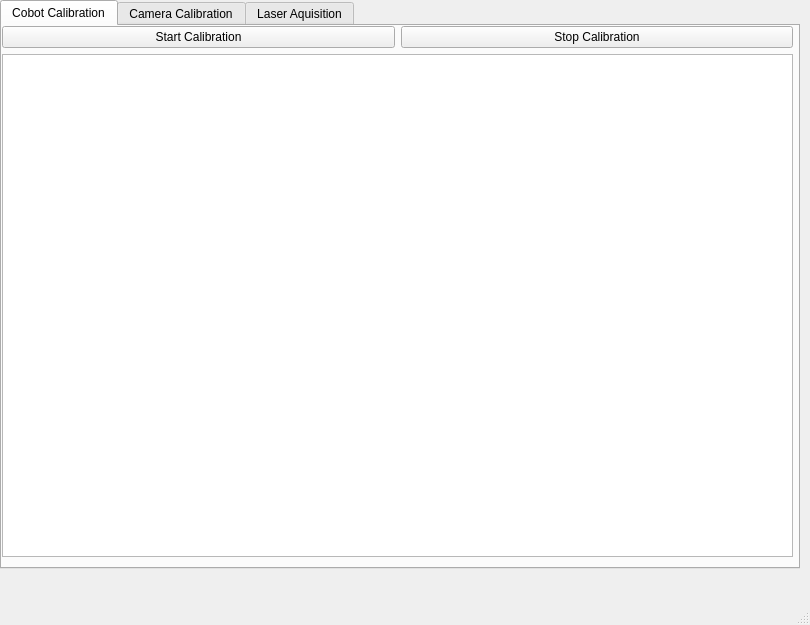
<?xml version="1.0" encoding="UTF-8"?>
<ui version="4.0">
 <class>MainWindow</class>
 <widget class="QMainWindow" name="MainWindow">
  <property name="geometry">
   <rect>
    <x>0</x>
    <y>0</y>
    <width>810</width>
    <height>625</height>
   </rect>
  </property>
  <property name="windowTitle">
   <string>Cobot Sawyer Laser Aquisition</string>
  </property>
  <widget class="QWidget" name="centralwidget">
   <widget class="QTabWidget" name="tabWidget">
    <property name="geometry">
     <rect>
      <x>0</x>
      <y>0</y>
      <width>800</width>
      <height>569</height>
     </rect>
    </property>
    <property name="sizePolicy">
     <sizepolicy hsizetype="Maximum" vsizetype="Maximum">
      <horstretch>0</horstretch>
      <verstretch>0</verstretch>
     </sizepolicy>
    </property>
    <property name="currentIndex">
     <number>0</number>
    </property>
    <widget class="QWidget" name="cobot_calibration_tab">
     <attribute name="title">
      <string>Cobot Calibration</string>
     </attribute>
     <widget class="QWidget" name="gridLayoutWidget">
      <property name="geometry">
       <rect>
        <x>0</x>
        <y>0</y>
        <width>791</width>
        <height>531</height>
       </rect>
      </property>
      <layout class="QGridLayout" name="gridLayout" columnstretch="0,0">
       <property name="sizeConstraint">
        <enum>QLayout::SetMaximumSize</enum>
       </property>
       <property name="horizontalSpacing">
        <number>6</number>
       </property>
       <item row="1" column="0">
        <widget class="QPushButton" name="start_cobot_calibration_btn">
         <property name="text">
          <string>Start Calibration</string>
         </property>
        </widget>
       </item>
       <item row="1" column="1">
        <widget class="QPushButton" name="stop_cobot_calibration_btn">
         <property name="text">
          <string>Stop Calibration</string>
         </property>
        </widget>
       </item>
       <item row="2" column="0" colspan="2">
        <widget class="QTextBrowser" name="cobot_point_acquisition_text_browser"/>
       </item>
      </layout>
     </widget>
    </widget>
    <widget class="QWidget" name="camera_calibration_tab">
     <attribute name="title">
      <string>Camera Calibration</string>
     </attribute>
     <widget class="QWidget" name="gridLayoutWidget_2">
      <property name="geometry">
       <rect>
        <x>0</x>
        <y>0</y>
        <width>791</width>
        <height>531</height>
       </rect>
      </property>
      <layout class="QGridLayout" name="gridLayout_2" rowstretch="1,1,1,1,1,5,0,0,0,0" columnstretch="1,1,1,1">
       <item row="0" column="0" colspan="2">
        <widget class="QPushButton" name="start_camera_acquisition_cal_btn">
         <property name="text">
          <string>Start Camera Aquisition</string>
         </property>
        </widget>
       </item>
       <item row="4" column="1">
        <widget class="QSlider" name="max_thr_slider_calib">
         <property name="maximum">
          <number>255</number>
         </property>
         <property name="sliderPosition">
          <number>150</number>
         </property>
         <property name="orientation">
          <enum>Qt::Horizontal</enum>
         </property>
        </widget>
       </item>
       <item row="1" column="0" colspan="2">
        <widget class="QPushButton" name="calibrate_camera_btn">
         <property name="text">
          <string>Calibrate Camera</string>
         </property>
        </widget>
       </item>
       <item row="0" column="2" colspan="2">
        <widget class="QPushButton" name="stop_camera_acq_calib_btn">
         <property name="text">
          <string>Stop Camera Acquisition</string>
         </property>
        </widget>
       </item>
       <item row="7" column="2" colspan="2">
        <widget class="QLabel" name="gray_image_view_calib">
         <property name="text">
          <string/>
         </property>
        </widget>
       </item>
       <item row="4" column="2">
        <widget class="QLabel" name="label_5">
         <property name="text">
          <string>TextLabel</string>
         </property>
        </widget>
       </item>
       <item row="5" column="0">
        <widget class="QLabel" name="label_3">
         <property name="text">
          <string>Blur Value</string>
         </property>
         <property name="alignment">
          <set>Qt::AlignRight|Qt::AlignTrailing|Qt::AlignVCenter</set>
         </property>
        </widget>
       </item>
       <item row="3" column="0">
        <widget class="QLabel" name="label_2">
         <property name="text">
          <string>Min Threshold</string>
         </property>
         <property name="alignment">
          <set>Qt::AlignRight|Qt::AlignTrailing|Qt::AlignVCenter</set>
         </property>
        </widget>
       </item>
       <item row="4" column="0">
        <widget class="QLabel" name="label">
         <property name="text">
          <string>Max Threshold</string>
         </property>
         <property name="alignment">
          <set>Qt::AlignRight|Qt::AlignTrailing|Qt::AlignVCenter</set>
         </property>
        </widget>
       </item>
       <item row="3" column="1">
        <widget class="QSlider" name="min_thr_slider_calib">
         <property name="maximum">
          <number>255</number>
         </property>
         <property name="sliderPosition">
          <number>50</number>
         </property>
         <property name="orientation">
          <enum>Qt::Horizontal</enum>
         </property>
         <property name="tickPosition">
          <enum>QSlider::NoTicks</enum>
         </property>
         <property name="tickInterval">
          <number>1</number>
         </property>
        </widget>
       </item>
       <item row="3" column="2">
        <widget class="QLabel" name="label_4">
         <property name="text">
          <string>TextLabel</string>
         </property>
         <property name="scaledContents">
          <bool>false</bool>
         </property>
        </widget>
       </item>
       <item row="2" column="2">
        <widget class="QSpinBox" name="spinBox">
         <property name="minimum">
          <number>3</number>
         </property>
         <property name="maximum">
          <number>10</number>
         </property>
        </widget>
       </item>
       <item row="2" column="3">
        <widget class="QSpinBox" name="spinBox_2">
         <property name="minimum">
          <number>3</number>
         </property>
         <property name="maximum">
          <number>10</number>
         </property>
        </widget>
       </item>
       <item row="5" column="1">
        <widget class="QSlider" name="blur_slider_calib">
         <property name="minimum">
          <number>1</number>
         </property>
         <property name="maximum">
          <number>30</number>
         </property>
         <property name="value">
          <number>3</number>
         </property>
         <property name="orientation">
          <enum>Qt::Horizontal</enum>
         </property>
        </widget>
       </item>
       <item row="5" column="2">
        <widget class="QLabel" name="label_6">
         <property name="text">
          <string>TextLabel</string>
         </property>
        </widget>
       </item>
       <item row="1" column="2">
        <widget class="QLabel" name="label_7">
         <property name="text">
          <string>Columns</string>
         </property>
        </widget>
       </item>
       <item row="1" column="3">
        <widget class="QLabel" name="label_8">
         <property name="text">
          <string>Rows</string>
         </property>
        </widget>
       </item>
       <item row="7" column="0" colspan="2">
        <widget class="QLabel" name="color_image_view_calib">
         <property name="text">
          <string/>
         </property>
        </widget>
       </item>
       <item row="2" column="0">
        <widget class="QLabel" name="label_9">
         <property name="text">
          <string>Camera Index</string>
         </property>
         <property name="alignment">
          <set>Qt::AlignRight|Qt::AlignTrailing|Qt::AlignVCenter</set>
         </property>
        </widget>
       </item>
       <item row="2" column="1">
        <widget class="QSpinBox" name="spinBox_3">
         <property name="maximum">
          <number>20</number>
         </property>
        </widget>
       </item>
      </layout>
     </widget>
    </widget>
    <widget class="QWidget" name="laser_acquisition_tab">
     <attribute name="title">
      <string>Laser Aquisition</string>
     </attribute>
     <widget class="QWidget" name="gridLayoutWidget_3">
      <property name="geometry">
       <rect>
        <x>0</x>
        <y>0</y>
        <width>791</width>
        <height>531</height>
       </rect>
      </property>
      <layout class="QGridLayout" name="gridLayout_3" rowstretch="1,1,1,1,1,5,0,0" columnstretch="1,1,1,1">
       <item row="0" column="0" colspan="2">
        <widget class="QPushButton" name="start_camera_acquisition_lsr_btn">
         <property name="text">
          <string>Start Camera Aquisition</string>
         </property>
        </widget>
       </item>
       <item row="4" column="1">
        <widget class="QSlider" name="max_thr_slider_lsr">
         <property name="maximum">
          <number>255</number>
         </property>
         <property name="sliderPosition">
          <number>150</number>
         </property>
         <property name="orientation">
          <enum>Qt::Horizontal</enum>
         </property>
        </widget>
       </item>
       <item row="1" column="0" colspan="2">
        <widget class="QPushButton" name="acquire_laser_pos_btn">
         <property name="text">
          <string>Acquire Position</string>
         </property>
        </widget>
       </item>
       <item row="0" column="2" colspan="2">
        <widget class="QPushButton" name="stop_camera_acq_lsr_btn">
         <property name="text">
          <string>Stop Camera Acquisition</string>
         </property>
        </widget>
       </item>
       <item row="7" column="2" colspan="2">
        <widget class="QLabel" name="gray_image_view_calib_2">
         <property name="text">
          <string/>
         </property>
        </widget>
       </item>
       <item row="4" column="2">
        <widget class="QLabel" name="label_10">
         <property name="text">
          <string>TextLabel</string>
         </property>
        </widget>
       </item>
       <item row="5" column="0">
        <widget class="QLabel" name="label_11">
         <property name="text">
          <string>Blur Value</string>
         </property>
         <property name="alignment">
          <set>Qt::AlignRight|Qt::AlignTrailing|Qt::AlignVCenter</set>
         </property>
        </widget>
       </item>
       <item row="3" column="0">
        <widget class="QLabel" name="label_12">
         <property name="text">
          <string>Min Threshold</string>
         </property>
         <property name="alignment">
          <set>Qt::AlignRight|Qt::AlignTrailing|Qt::AlignVCenter</set>
         </property>
        </widget>
       </item>
       <item row="4" column="0">
        <widget class="QLabel" name="label_13">
         <property name="text">
          <string>Max Threshold</string>
         </property>
         <property name="alignment">
          <set>Qt::AlignRight|Qt::AlignTrailing|Qt::AlignVCenter</set>
         </property>
        </widget>
       </item>
       <item row="3" column="1">
        <widget class="QSlider" name="min_thr_slider_lsr">
         <property name="maximum">
          <number>255</number>
         </property>
         <property name="sliderPosition">
          <number>50</number>
         </property>
         <property name="orientation">
          <enum>Qt::Horizontal</enum>
         </property>
         <property name="tickPosition">
          <enum>QSlider::NoTicks</enum>
         </property>
         <property name="tickInterval">
          <number>1</number>
         </property>
        </widget>
       </item>
       <item row="3" column="2">
        <widget class="QLabel" name="label_14">
         <property name="text">
          <string>TextLabel</string>
         </property>
         <property name="scaledContents">
          <bool>false</bool>
         </property>
        </widget>
       </item>
       <item row="2" column="2">
        <widget class="QSpinBox" name="spinBox_4">
         <property name="minimum">
          <number>3</number>
         </property>
         <property name="maximum">
          <number>10</number>
         </property>
        </widget>
       </item>
       <item row="2" column="3">
        <widget class="QSpinBox" name="spinBox_5">
         <property name="minimum">
          <number>3</number>
         </property>
         <property name="maximum">
          <number>10</number>
         </property>
        </widget>
       </item>
       <item row="5" column="1">
        <widget class="QSlider" name="blur_slider_lsr">
         <property name="minimum">
          <number>1</number>
         </property>
         <property name="maximum">
          <number>30</number>
         </property>
         <property name="value">
          <number>3</number>
         </property>
         <property name="orientation">
          <enum>Qt::Horizontal</enum>
         </property>
        </widget>
       </item>
       <item row="5" column="2">
        <widget class="QLabel" name="label_15">
         <property name="text">
          <string>TextLabel</string>
         </property>
        </widget>
       </item>
       <item row="1" column="2">
        <widget class="QLabel" name="label_16">
         <property name="text">
          <string>Columns</string>
         </property>
        </widget>
       </item>
       <item row="1" column="3">
        <widget class="QLabel" name="label_17">
         <property name="text">
          <string>Rows</string>
         </property>
        </widget>
       </item>
       <item row="7" column="0" colspan="2">
        <widget class="QLabel" name="color_image_view_calib_2">
         <property name="text">
          <string/>
         </property>
        </widget>
       </item>
       <item row="2" column="0">
        <widget class="QLabel" name="label_18">
         <property name="text">
          <string>Camera Index</string>
         </property>
         <property name="alignment">
          <set>Qt::AlignRight|Qt::AlignTrailing|Qt::AlignVCenter</set>
         </property>
        </widget>
       </item>
       <item row="2" column="1">
        <widget class="QSpinBox" name="spinBox_6">
         <property name="maximum">
          <number>20</number>
         </property>
        </widget>
       </item>
      </layout>
     </widget>
    </widget>
   </widget>
  </widget>
  <widget class="QMenuBar" name="menubar">
   <property name="geometry">
    <rect>
     <x>0</x>
     <y>0</y>
     <width>810</width>
     <height>30</height>
    </rect>
   </property>
  </widget>
  <widget class="QStatusBar" name="statusbar"/>
 </widget>
 <resources/>
 <connections/>
</ui>
